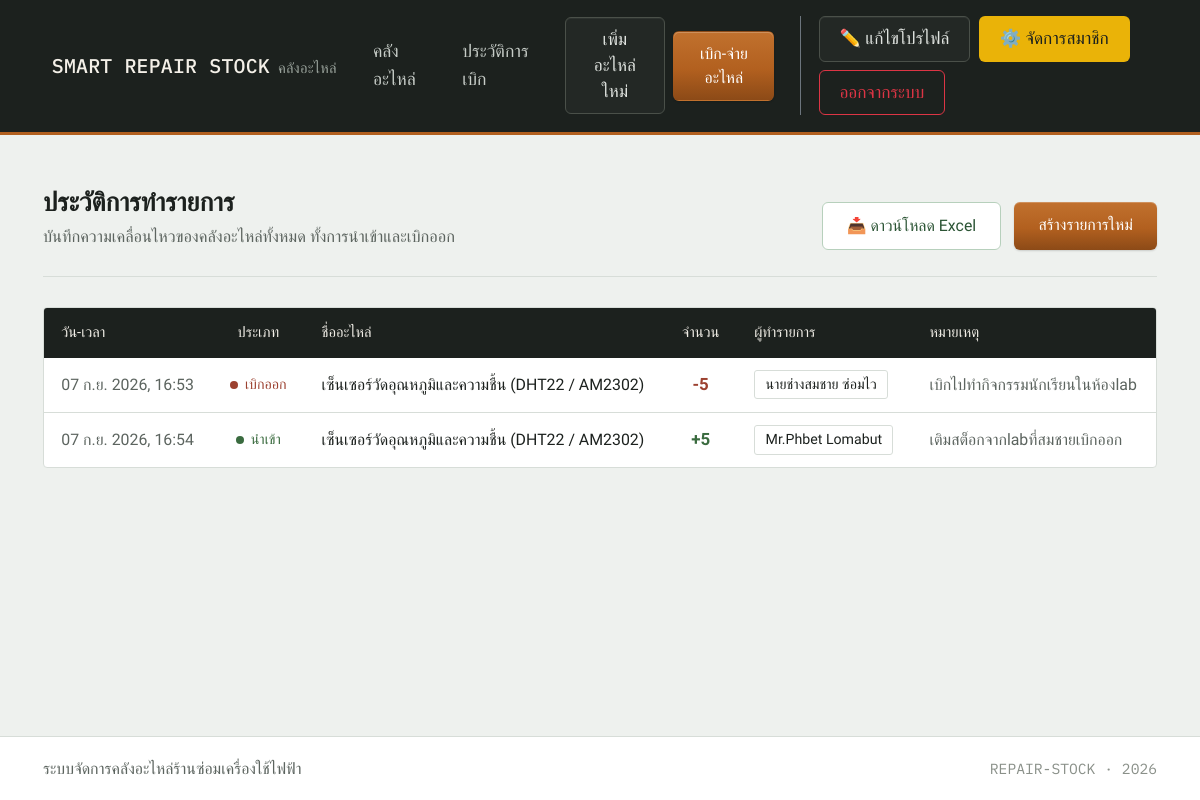
The app's page /transaction/history/ (signed in), older data.
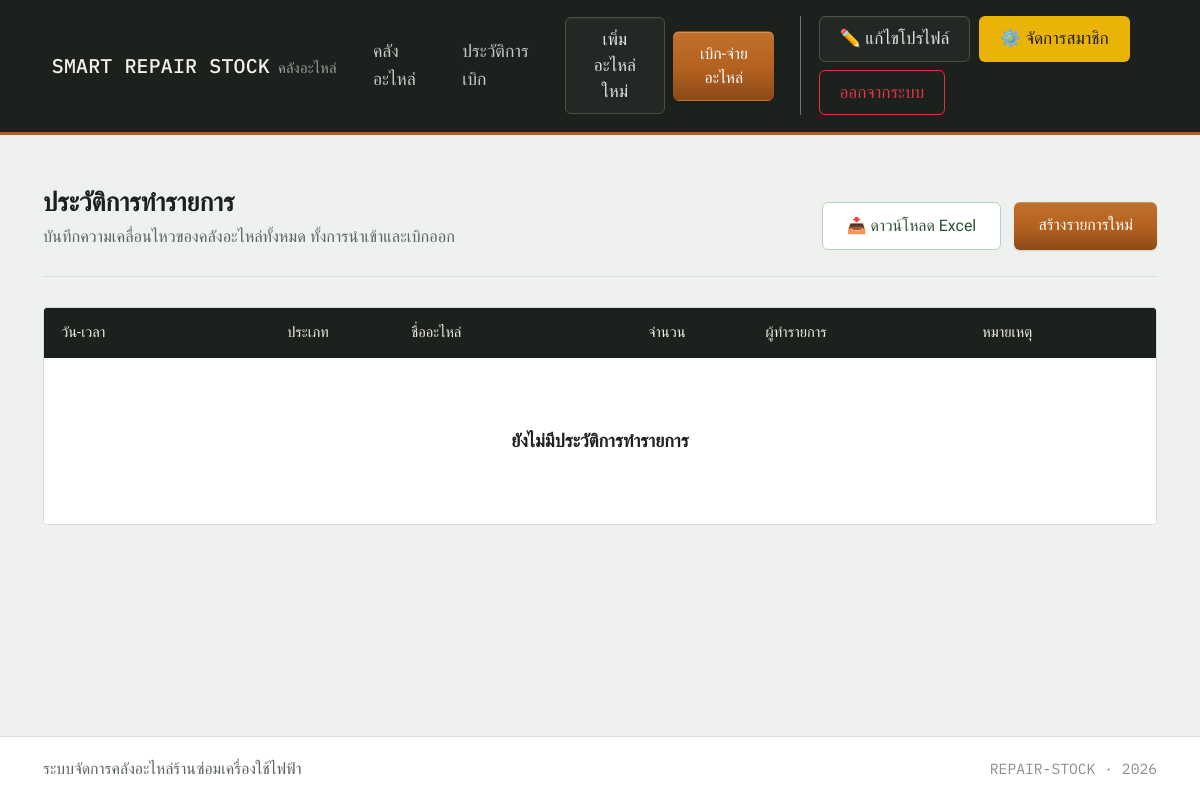
The same page, newer data.
### parts_app/models.py (models this page shows, shortened)
class Transaction(models.Model):
    ACTION_CHOICES = (
        ('IN', 'นำเข้า (Stock In)'),
        ('OUT', 'เบิกออก (Stock Out)'),
    )
    part = models.ForeignKey(SparePart, on_delete=models.CASCADE, verbose_name="อะไหล่")
    action_type = models.CharField(max_length=3, choices=ACTION_CHOICES, verbose_name="ประเภทรายการ")
    quantity = models.PositiveIntegerField(verbose_name="จำนวน")
    action_by = models.CharField(max_length=100, verbose_name="ผู้ทำรายการ/ผู้เบิก")
    note = models.TextField(blank=True, verbose_name="หมายเหตุ (เช่น ซ่อมพัดลมให้ลูกค้า)")
    created_at = models.DateTimeField(auto_now_add=True, verbose_name="วัน-เวลาที่ทำรายการ")

class SparePart(models.Model):
    CATEGORY_CHOICES = (
        ('IC', 'ไอซี/แผงวงจร (IC/Board)'),
        ('SENSOR', 'เซ็นเซอร์ (Sensor)'),
        ('SWITCH', 'สวิตช์/เบรกเกอร์ (Switch/Breaker)'),
        ('RELAY', 'รีเลย์ (Relay)'),
        ('CABLE', 'สายไฟ/อุปกรณ์เชื่อมต่อ (Cable/Connector)'),
        ('OTHER', 'อื่นๆ (Others)'),
    )
    part_code = models.CharField(max_length=50, unique=True, verbose_name="รหัสสินค้า (SKU)")
    name = models.CharField(max_length=200, verbose_name="ชื่ออะไหล่")
    category = models.CharField(max_length=20, choices=CATEGORY_CHOICES, verbose_name="หมวดหมู่")
    quantity = models.PositiveIntegerField(default=0, verbose_name="จำนวนคงเหลือ (ชิ้น)")
    location = models.CharField(max_length=100, blank=True, null=True, verbose_name="ตำแหน่งจัดเก็บ (เช่น ตู้ A ชั้น 2)")
    import_date = models.DateField(verbose_name="วันที่นำเข้าล่าสุด")
    specifications = models.TextField(blank=True, verbose_name="สเปกและรายละเอียดทางเทคนิค")
    image = models.ImageField(upload_to='parts/', blank=True, null=True, verbose_name="รูปภาพอะไหล่")

### parts_app/views.py (the view)
# urls.py: path('transaction/history/', views.transaction_history, name='transaction_history'),
@login_required(login_url='accounts:login')
def transaction_history(request):
    if request.user.is_superuser or request.user.is_staff:
        transactions = Transaction.objects.all().order_by('created_at')
    else:
        full_name = request.user.get_full_name().strip()
        user_names = [request.user.username]
        if full_name:
            user_names.append(full_name)
        transactions = Transaction.objects.filter(action_by__in=user_names).order_by('created_at')
    return render(request, 'transaction_history.html', {'transactions': transactions})

### parts_app/templates/transaction_history.html (shortened to what this page needs)
{% extends 'base.html' %}
{% block content %}
<div class="page-header">
    <div>
        <h1>ประวัติการทำรายการ</h1>
        <p>บันทึกความเคลื่อนไหวของคลังอะไหล่ทั้งหมด ทั้งการนำเข้าและเบิกออก</p>
    </div>
    <div class="header-actions">
        <a href="{% url 'export_transactions_excel' %}" class="btn-excel-action">
            📥 ดาวน์โหลด Excel
        </a>
        <a href="{% url 'transaction_create' %}" class="btn-primary-action">สร้างรายการใหม่</a>
    </div>
</div>
<div class="panel-card">
    <div class="table-responsive">
        <table class="log-table">
            <thead>
                <tr>
                    <th>วัน-เวลา</th>
                    <th class="text-center">ประเภท</th>
                    <th>ชื่ออะไหล่</th>
                    <th class="text-center">จำนวน</th>
                    <th>ผู้ทำรายการ</th>
                    <th>หมายเหตุ</th>
                </tr>
            </thead>
            <tbody>
                {% for log in transactions %}
                <tr>
                    <td class="timestamp">{{ log.created_at|date:"d M Y, H:i" }}</td>
                    <td class="text-center">
                        {% if log.action_type == 'IN' %}
                            <span class="type-tag type-in">นำเข้า</span>
                        {% else %}
                            <span class="type-tag type-out">เบิกออก</span>
                        {% endif %}
                    </td>
                    <td><span class="part-name">{{ log.part.name }}</span></td>
                    <td class="text-center">
                        <span class="qty-delta {% if log.action_type == 'IN' %}in{% else %}out{% endif %}">
                            {% if log.action_type == 'IN' %}+{% else %}-{% endif %}{{ log.quantity }}
                        </span>
                    </td>
                    <td><span class="actor-tag">{{ log.action_by }}</span></td>
                    <td class="note-cell">{{ log.note|default:"-" }}</td>
                </tr>
                {% empty %}
                <tr>
                    <td colspan="6">
                        <div class="empty-state">
                            <h4>ยังไม่มีประวัติการทำรายการ</h4>
                        </div>
                    </td>
                </tr>
                {% endfor %}
            </tbody>
        </table>
    </div>
</div>
{% endblock %}

Row changes from the older to the newer data that the page shows:
removed Transaction: created_at "07 ก.ย. 2026, 16:53", action_type "เบิกออก", part.name "เซ็นเซอร์วัดอุณหภูมิและความชื้น (DHT22 / AM2302)", quantity "5", action_by "นายช่างสมชาย ซ่อมไว", note "เบิกไปทำกิจกรรมนักเรียนในห้องlab"
removed Transaction: created_at "07 ก.ย. 2026, 16:54", action_type "นำเข้า", part.name "เซ็นเซอร์วัดอุณหภูมิและความชื้น (DHT22 / AM2302)", quantity "5", action_by "Mr.Phbet Lomabut", note "เติมสต็อกจากlabที่สมชายเบิกออก"
Text that changed along with them:
text now shown: "ยังไม่มีประวัติการทำรายการ"
